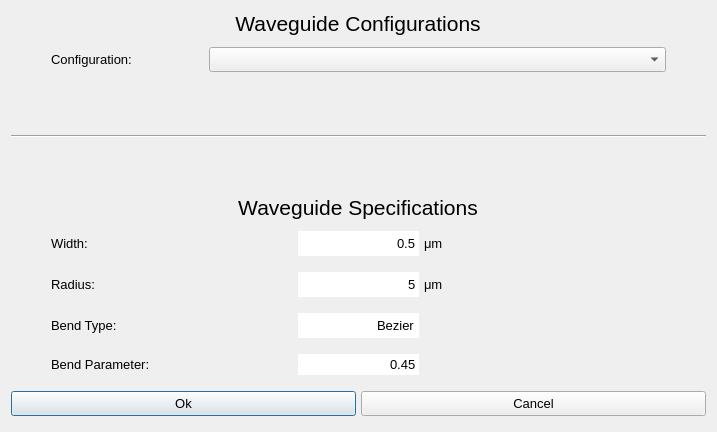
<?xml version="1.0" encoding="UTF-8"?>
<ui version="4.0">
 <class>MainWindow</class>
 <widget class="QDialog" name="MainWindow">
  <property name="windowModality">
   <enum>Qt::WindowModality::WindowModal</enum>
  </property>
  <property name="geometry">
   <rect>
    <x>0</x>
    <y>0</y>
    <width>717</width>
    <height>432</height>
   </rect>
  </property>
  <property name="sizePolicy">
   <sizepolicy hsizetype="MinimumExpanding" vsizetype="MinimumExpanding">
    <horstretch>1</horstretch>
    <verstretch>1</verstretch>
   </sizepolicy>
  </property>
  <property name="minimumSize">
   <size>
    <width>400</width>
    <height>200</height>
   </size>
  </property>
  <property name="windowTitle">
   <string>Path to Waveguide</string>
  </property>
  <property name="autoFillBackground">
   <bool>false</bool>
  </property>
  <layout class="QHBoxLayout" name="horizontalLayout_11">
   <item>
    <layout class="QHBoxLayout" name="Global_Horz_Layout">
     <property name="sizeConstraint">
      <enum>QLayout::SizeConstraint::SetMinimumSize</enum>
     </property>
     <item>
      <layout class="QVBoxLayout" name="Global_Vert_Layout">
       <property name="sizeConstraint">
        <enum>QLayout::SizeConstraint::SetMinimumSize</enum>
       </property>
       <property name="leftMargin">
        <number>0</number>
       </property>
       <property name="topMargin">
        <number>0</number>
       </property>
       <property name="rightMargin">
        <number>0</number>
       </property>
       <property name="bottomMargin">
        <number>0</number>
       </property>
       <item>
        <layout class="QHBoxLayout" name="horizontalLayout_2">
         <item>
          <widget class="QLabel" name="h01_Wvg_Config">
           <property name="sizePolicy">
            <sizepolicy hsizetype="Fixed" vsizetype="MinimumExpanding">
             <horstretch>0</horstretch>
             <verstretch>0</verstretch>
            </sizepolicy>
           </property>
           <property name="minimumSize">
            <size>
             <width>250</width>
             <height>20</height>
            </size>
           </property>
           <property name="sizeIncrement">
            <size>
             <width>0</width>
             <height>0</height>
            </size>
           </property>
           <property name="font">
            <font>
             <pointsize>16</pointsize>
             <bold>false</bold>
            </font>
           </property>
           <property name="layoutDirection">
            <enum>Qt::LayoutDirection::LeftToRight</enum>
           </property>
           <property name="autoFillBackground">
            <bool>false</bool>
           </property>
           <property name="text">
            <string>Waveguide Configurations</string>
           </property>
           <property name="textFormat">
            <enum>Qt::TextFormat::AutoText</enum>
           </property>
           <property name="scaledContents">
            <bool>true</bool>
           </property>
           <property name="alignment">
            <set>Qt::AlignmentFlag::AlignCenter</set>
           </property>
           <property name="wordWrap">
            <bool>false</bool>
           </property>
           <property name="margin">
            <number>-1</number>
           </property>
           <property name="indent">
            <number>0</number>
           </property>
          </widget>
         </item>
        </layout>
       </item>
       <item>
        <layout class="QHBoxLayout" name="h02_Config_Line" stretch="0,0,3,0">
         <property name="spacing">
          <number>5</number>
         </property>
         <property name="sizeConstraint">
          <enum>QLayout::SizeConstraint::SetMinimumSize</enum>
         </property>
         <property name="topMargin">
          <number>5</number>
         </property>
         <property name="bottomMargin">
          <number>5</number>
         </property>
         <item>
          <spacer name="horizontalSpacer_5">
           <property name="orientation">
            <enum>Qt::Orientation::Horizontal</enum>
           </property>
           <property name="sizeHint" stdset="0">
            <size>
             <width>40</width>
             <height>20</height>
            </size>
           </property>
          </spacer>
         </item>
         <item>
          <widget class="QLabel" name="label_10">
           <property name="sizePolicy">
            <sizepolicy hsizetype="MinimumExpanding" vsizetype="MinimumExpanding">
             <horstretch>1</horstretch>
             <verstretch>1</verstretch>
            </sizepolicy>
           </property>
           <property name="minimumSize">
            <size>
             <width>75</width>
             <height>25</height>
            </size>
           </property>
           <property name="sizeIncrement">
            <size>
             <width>0</width>
             <height>0</height>
            </size>
           </property>
           <property name="font">
            <font>
             <pointsize>10</pointsize>
            </font>
           </property>
           <property name="text">
            <string>Configuration:</string>
           </property>
           <property name="scaledContents">
            <bool>true</bool>
           </property>
           <property name="wordWrap">
            <bool>false</bool>
           </property>
          </widget>
         </item>
         <item>
          <widget class="QComboBox" name="configuration">
           <property name="sizePolicy">
            <sizepolicy hsizetype="Expanding" vsizetype="Expanding">
             <horstretch>1</horstretch>
             <verstretch>1</verstretch>
            </sizepolicy>
           </property>
           <property name="minimumSize">
            <size>
             <width>125</width>
             <height>25</height>
            </size>
           </property>
           <property name="font">
            <font>
             <pointsize>10</pointsize>
            </font>
           </property>
          </widget>
         </item>
         <item>
          <spacer name="horizontalSpacer_2">
           <property name="orientation">
            <enum>Qt::Orientation::Horizontal</enum>
           </property>
           <property name="sizeHint" stdset="0">
            <size>
             <width>40</width>
             <height>20</height>
            </size>
           </property>
          </spacer>
         </item>
        </layout>
       </item>
       <item>
        <widget class="Line" name="h03_Spacer">
         <property name="sizePolicy">
          <sizepolicy hsizetype="MinimumExpanding" vsizetype="MinimumExpanding">
           <horstretch>1</horstretch>
           <verstretch>1</verstretch>
          </sizepolicy>
         </property>
         <property name="minimumSize">
          <size>
           <width>291</width>
           <height>15</height>
          </size>
         </property>
         <property name="sizeIncrement">
          <size>
           <width>0</width>
           <height>0</height>
          </size>
         </property>
         <property name="orientation">
          <enum>Qt::Orientation::Horizontal</enum>
         </property>
        </widget>
       </item>
       <item>
        <layout class="QHBoxLayout" name="horizontalLayout_3">
         <item>
          <widget class="QLabel" name="h04_Wvg_Specs">
           <property name="sizePolicy">
            <sizepolicy hsizetype="Fixed" vsizetype="MinimumExpanding">
             <horstretch>1</horstretch>
             <verstretch>1</verstretch>
            </sizepolicy>
           </property>
           <property name="minimumSize">
            <size>
             <width>250</width>
             <height>20</height>
            </size>
           </property>
           <property name="sizeIncrement">
            <size>
             <width>0</width>
             <height>0</height>
            </size>
           </property>
           <property name="font">
            <font>
             <pointsize>16</pointsize>
            </font>
           </property>
           <property name="text">
            <string>Waveguide Specifications</string>
           </property>
           <property name="scaledContents">
            <bool>true</bool>
           </property>
           <property name="alignment">
            <set>Qt::AlignmentFlag::AlignCenter</set>
           </property>
           <property name="wordWrap">
            <bool>false</bool>
           </property>
          </widget>
         </item>
        </layout>
       </item>
       <item>
        <layout class="QHBoxLayout" name="h05_Width_Line">
         <property name="spacing">
          <number>5</number>
         </property>
         <property name="sizeConstraint">
          <enum>QLayout::SizeConstraint::SetMinimumSize</enum>
         </property>
         <property name="topMargin">
          <number>5</number>
         </property>
         <property name="bottomMargin">
          <number>5</number>
         </property>
         <item>
          <spacer name="horizontalSpacer">
           <property name="orientation">
            <enum>Qt::Orientation::Horizontal</enum>
           </property>
           <property name="sizeHint" stdset="0">
            <size>
             <width>40</width>
             <height>20</height>
            </size>
           </property>
          </spacer>
         </item>
         <item>
          <widget class="QLabel" name="label">
           <property name="sizePolicy">
            <sizepolicy hsizetype="MinimumExpanding" vsizetype="MinimumExpanding">
             <horstretch>2</horstretch>
             <verstretch>1</verstretch>
            </sizepolicy>
           </property>
           <property name="minimumSize">
            <size>
             <width>125</width>
             <height>25</height>
            </size>
           </property>
           <property name="sizeIncrement">
            <size>
             <width>0</width>
             <height>0</height>
            </size>
           </property>
           <property name="font">
            <font>
             <pointsize>10</pointsize>
            </font>
           </property>
           <property name="text">
            <string>Width:</string>
           </property>
          </widget>
         </item>
         <item>
          <widget class="QLineEdit" name="width">
           <property name="sizePolicy">
            <sizepolicy hsizetype="MinimumExpanding" vsizetype="MinimumExpanding">
             <horstretch>1</horstretch>
             <verstretch>1</verstretch>
            </sizepolicy>
           </property>
           <property name="minimumSize">
            <size>
             <width>41</width>
             <height>20</height>
            </size>
           </property>
           <property name="sizeIncrement">
            <size>
             <width>0</width>
             <height>0</height>
            </size>
           </property>
           <property name="font">
            <font>
             <pointsize>10</pointsize>
            </font>
           </property>
           <property name="text">
            <string>0.5</string>
           </property>
           <property name="frame">
            <bool>false</bool>
           </property>
           <property name="alignment">
            <set>Qt::AlignmentFlag::AlignRight|Qt::AlignmentFlag::AlignTrailing|Qt::AlignmentFlag::AlignVCenter</set>
           </property>
           <property name="readOnly">
            <bool>true</bool>
           </property>
          </widget>
         </item>
         <item>
          <widget class="QLabel" name="label_13a">
           <property name="sizePolicy">
            <sizepolicy hsizetype="MinimumExpanding" vsizetype="MinimumExpanding">
             <horstretch>2</horstretch>
             <verstretch>1</verstretch>
            </sizepolicy>
           </property>
           <property name="minimumSize">
            <size>
             <width>21</width>
             <height>21</height>
            </size>
           </property>
           <property name="sizeIncrement">
            <size>
             <width>0</width>
             <height>0</height>
            </size>
           </property>
           <property name="font">
            <font>
             <pointsize>10</pointsize>
            </font>
           </property>
           <property name="text">
            <string>μm</string>
           </property>
           <property name="scaledContents">
            <bool>true</bool>
           </property>
           <property name="wordWrap">
            <bool>false</bool>
           </property>
          </widget>
         </item>
         <item>
          <spacer name="horizontalSpacer_9">
           <property name="orientation">
            <enum>Qt::Orientation::Horizontal</enum>
           </property>
           <property name="sizeHint" stdset="0">
            <size>
             <width>40</width>
             <height>20</height>
            </size>
           </property>
          </spacer>
         </item>
        </layout>
       </item>
       <item>
        <layout class="QHBoxLayout" name="h06_Radius_Line">
         <property name="spacing">
          <number>5</number>
         </property>
         <property name="sizeConstraint">
          <enum>QLayout::SizeConstraint::SetMinimumSize</enum>
         </property>
         <property name="topMargin">
          <number>5</number>
         </property>
         <property name="bottomMargin">
          <number>5</number>
         </property>
         <item>
          <spacer name="horizontalSpacer_6">
           <property name="orientation">
            <enum>Qt::Orientation::Horizontal</enum>
           </property>
           <property name="sizeHint" stdset="0">
            <size>
             <width>40</width>
             <height>20</height>
            </size>
           </property>
          </spacer>
         </item>
         <item>
          <widget class="QLabel" name="label">
           <property name="sizePolicy">
            <sizepolicy hsizetype="MinimumExpanding" vsizetype="MinimumExpanding">
             <horstretch>2</horstretch>
             <verstretch>1</verstretch>
            </sizepolicy>
           </property>
           <property name="minimumSize">
            <size>
             <width>125</width>
             <height>25</height>
            </size>
           </property>
           <property name="sizeIncrement">
            <size>
             <width>0</width>
             <height>0</height>
            </size>
           </property>
           <property name="font">
            <font>
             <pointsize>10</pointsize>
            </font>
           </property>
           <property name="text">
            <string>Radius:</string>
           </property>
          </widget>
         </item>
         <item>
          <widget class="QLineEdit" name="radius">
           <property name="sizePolicy">
            <sizepolicy hsizetype="MinimumExpanding" vsizetype="MinimumExpanding">
             <horstretch>1</horstretch>
             <verstretch>1</verstretch>
            </sizepolicy>
           </property>
           <property name="minimumSize">
            <size>
             <width>41</width>
             <height>20</height>
            </size>
           </property>
           <property name="sizeIncrement">
            <size>
             <width>0</width>
             <height>0</height>
            </size>
           </property>
           <property name="font">
            <font>
             <pointsize>10</pointsize>
            </font>
           </property>
           <property name="text">
            <string>5</string>
           </property>
           <property name="frame">
            <bool>false</bool>
           </property>
           <property name="alignment">
            <set>Qt::AlignmentFlag::AlignRight|Qt::AlignmentFlag::AlignTrailing|Qt::AlignmentFlag::AlignVCenter</set>
           </property>
           <property name="readOnly">
            <bool>true</bool>
           </property>
          </widget>
         </item>
         <item>
          <widget class="QLabel" name="label_13">
           <property name="sizePolicy">
            <sizepolicy hsizetype="MinimumExpanding" vsizetype="MinimumExpanding">
             <horstretch>2</horstretch>
             <verstretch>1</verstretch>
            </sizepolicy>
           </property>
           <property name="minimumSize">
            <size>
             <width>21</width>
             <height>21</height>
            </size>
           </property>
           <property name="sizeIncrement">
            <size>
             <width>0</width>
             <height>0</height>
            </size>
           </property>
           <property name="font">
            <font>
             <pointsize>10</pointsize>
            </font>
           </property>
           <property name="text">
            <string>μm</string>
           </property>
           <property name="scaledContents">
            <bool>true</bool>
           </property>
           <property name="wordWrap">
            <bool>false</bool>
           </property>
          </widget>
         </item>
         <item>
          <spacer name="horizontalSpacer_10">
           <property name="orientation">
            <enum>Qt::Orientation::Horizontal</enum>
           </property>
           <property name="sizeHint" stdset="0">
            <size>
             <width>40</width>
             <height>20</height>
            </size>
           </property>
          </spacer>
         </item>
        </layout>
       </item>
       <item>
        <layout class="QHBoxLayout" name="h07_BendType_Line">
         <property name="spacing">
          <number>5</number>
         </property>
         <property name="sizeConstraint">
          <enum>QLayout::SizeConstraint::SetMinimumSize</enum>
         </property>
         <property name="topMargin">
          <number>5</number>
         </property>
         <property name="bottomMargin">
          <number>5</number>
         </property>
         <item>
          <spacer name="horizontalSpacer_7">
           <property name="orientation">
            <enum>Qt::Orientation::Horizontal</enum>
           </property>
           <property name="sizeHint" stdset="0">
            <size>
             <width>40</width>
             <height>20</height>
            </size>
           </property>
          </spacer>
         </item>
         <item>
          <widget class="QLabel" name="label_14">
           <property name="sizePolicy">
            <sizepolicy hsizetype="MinimumExpanding" vsizetype="MinimumExpanding">
             <horstretch>2</horstretch>
             <verstretch>1</verstretch>
            </sizepolicy>
           </property>
           <property name="minimumSize">
            <size>
             <width>125</width>
             <height>25</height>
            </size>
           </property>
           <property name="sizeIncrement">
            <size>
             <width>0</width>
             <height>0</height>
            </size>
           </property>
           <property name="font">
            <font>
             <pointsize>10</pointsize>
            </font>
           </property>
           <property name="text">
            <string>Bend Type:</string>
           </property>
           <property name="scaledContents">
            <bool>true</bool>
           </property>
           <property name="wordWrap">
            <bool>false</bool>
           </property>
          </widget>
         </item>
         <item>
          <widget class="QLineEdit" name="bend_type">
           <property name="sizePolicy">
            <sizepolicy hsizetype="MinimumExpanding" vsizetype="MinimumExpanding">
             <horstretch>1</horstretch>
             <verstretch>1</verstretch>
            </sizepolicy>
           </property>
           <property name="minimumSize">
            <size>
             <width>41</width>
             <height>20</height>
            </size>
           </property>
           <property name="sizeIncrement">
            <size>
             <width>0</width>
             <height>0</height>
            </size>
           </property>
           <property name="font">
            <font>
             <pointsize>10</pointsize>
            </font>
           </property>
           <property name="autoFillBackground">
            <bool>false</bool>
           </property>
           <property name="text">
            <string>Bezier</string>
           </property>
           <property name="frame">
            <bool>false</bool>
           </property>
           <property name="alignment">
            <set>Qt::AlignmentFlag::AlignRight|Qt::AlignmentFlag::AlignTrailing|Qt::AlignmentFlag::AlignVCenter</set>
           </property>
           <property name="readOnly">
            <bool>true</bool>
           </property>
          </widget>
         </item>
         <item>
          <widget class="QLabel" name="label_2">
           <property name="sizePolicy">
            <sizepolicy hsizetype="MinimumExpanding" vsizetype="MinimumExpanding">
             <horstretch>2</horstretch>
             <verstretch>1</verstretch>
            </sizepolicy>
           </property>
           <property name="text">
            <string/>
           </property>
          </widget>
         </item>
         <item>
          <spacer name="horizontalSpacer_11">
           <property name="orientation">
            <enum>Qt::Orientation::Horizontal</enum>
           </property>
           <property name="sizeHint" stdset="0">
            <size>
             <width>40</width>
             <height>20</height>
            </size>
           </property>
          </spacer>
         </item>
        </layout>
       </item>
       <item>
        <layout class="QHBoxLayout" name="h08_Parameter_Line" stretch="0,0,0,0,0">
         <property name="spacing">
          <number>5</number>
         </property>
         <property name="sizeConstraint">
          <enum>QLayout::SizeConstraint::SetMinimumSize</enum>
         </property>
         <property name="topMargin">
          <number>5</number>
         </property>
         <property name="bottomMargin">
          <number>5</number>
         </property>
         <item>
          <spacer name="horizontalSpacer_8">
           <property name="orientation">
            <enum>Qt::Orientation::Horizontal</enum>
           </property>
           <property name="sizeHint" stdset="0">
            <size>
             <width>40</width>
             <height>20</height>
            </size>
           </property>
          </spacer>
         </item>
         <item>
          <widget class="QLabel" name="label_3">
           <property name="sizePolicy">
            <sizepolicy hsizetype="MinimumExpanding" vsizetype="MinimumExpanding">
             <horstretch>2</horstretch>
             <verstretch>1</verstretch>
            </sizepolicy>
           </property>
           <property name="font">
            <font>
             <pointsize>10</pointsize>
            </font>
           </property>
           <property name="text">
            <string>Bend Parameter:</string>
           </property>
          </widget>
         </item>
         <item>
          <widget class="QLineEdit" name="bend_parameter">
           <property name="sizePolicy">
            <sizepolicy hsizetype="MinimumExpanding" vsizetype="MinimumExpanding">
             <horstretch>1</horstretch>
             <verstretch>1</verstretch>
            </sizepolicy>
           </property>
           <property name="minimumSize">
            <size>
             <width>41</width>
             <height>20</height>
            </size>
           </property>
           <property name="font">
            <font>
             <pointsize>10</pointsize>
            </font>
           </property>
           <property name="autoFillBackground">
            <bool>false</bool>
           </property>
           <property name="text">
            <string>0.45</string>
           </property>
           <property name="frame">
            <bool>false</bool>
           </property>
           <property name="alignment">
            <set>Qt::AlignmentFlag::AlignRight|Qt::AlignmentFlag::AlignTrailing|Qt::AlignmentFlag::AlignVCenter</set>
           </property>
           <property name="readOnly">
            <bool>true</bool>
           </property>
          </widget>
         </item>
         <item>
          <widget class="QLabel" name="label_4">
           <property name="sizePolicy">
            <sizepolicy hsizetype="MinimumExpanding" vsizetype="MinimumExpanding">
             <horstretch>2</horstretch>
             <verstretch>1</verstretch>
            </sizepolicy>
           </property>
           <property name="text">
            <string/>
           </property>
          </widget>
         </item>
         <item>
          <spacer name="horizontalSpacer_12">
           <property name="orientation">
            <enum>Qt::Orientation::Horizontal</enum>
           </property>
           <property name="sizeHint" stdset="0">
            <size>
             <width>40</width>
             <height>20</height>
            </size>
           </property>
          </spacer>
         </item>
        </layout>
       </item>
       <item>
        <layout class="QHBoxLayout" name="h09_OkCancel_Line">
         <property name="spacing">
          <number>5</number>
         </property>
         <property name="sizeConstraint">
          <enum>QLayout::SizeConstraint::SetMinimumSize</enum>
         </property>
         <property name="topMargin">
          <number>5</number>
         </property>
         <property name="bottomMargin">
          <number>5</number>
         </property>
         <item>
          <widget class="QPushButton" name="ok">
           <property name="sizePolicy">
            <sizepolicy hsizetype="Preferred" vsizetype="Preferred">
             <horstretch>1</horstretch>
             <verstretch>1</verstretch>
            </sizepolicy>
           </property>
           <property name="minimumSize">
            <size>
             <width>71</width>
             <height>25</height>
            </size>
           </property>
           <property name="sizeIncrement">
            <size>
             <width>0</width>
             <height>0</height>
            </size>
           </property>
           <property name="font">
            <font>
             <pointsize>10</pointsize>
            </font>
           </property>
           <property name="text">
            <string>Ok</string>
           </property>
           <property name="shortcut">
            <string>Return</string>
           </property>
           <property name="autoDefault">
            <bool>true</bool>
           </property>
          </widget>
         </item>
         <item>
          <widget class="QPushButton" name="cancel">
           <property name="sizePolicy">
            <sizepolicy hsizetype="Preferred" vsizetype="Preferred">
             <horstretch>1</horstretch>
             <verstretch>1</verstretch>
            </sizepolicy>
           </property>
           <property name="minimumSize">
            <size>
             <width>71</width>
             <height>25</height>
            </size>
           </property>
           <property name="sizeIncrement">
            <size>
             <width>0</width>
             <height>0</height>
            </size>
           </property>
           <property name="font">
            <font>
             <pointsize>10</pointsize>
            </font>
           </property>
           <property name="text">
            <string>Cancel</string>
           </property>
           <property name="shortcut">
            <string>Esc</string>
           </property>
          </widget>
         </item>
        </layout>
       </item>
      </layout>
     </item>
    </layout>
   </item>
  </layout>
 </widget>
 <layoutdefault spacing="6" margin="11"/>
 <resources/>
 <connections/>
</ui>
